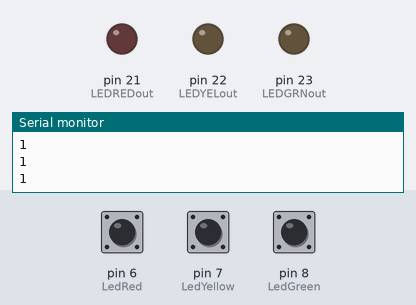
A sketch run on a simulated Arduino Mega 2560, built with avr-gcc and run on an emulated ATmega2560. On the bench: output pins drawn as LEDs (lit = HIGH), the last lines printed to the serial monitor. Inputs (shaded band) come from the test bench; at power-on: pin 6 (LedRed) HIGH, pin 7 (LedYellow) HIGH, pin 8 (LedGreen) HIGH.

Above: at 1.3 s.
1.4 s: pin 6 (LedRed) pulled LOW for 0.3 s
At 1.8 s:
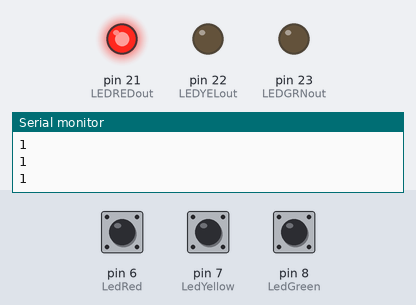
3.2 s: pin 7 (LedYellow) pulled LOW for 0.3 s
At 3.8 s:
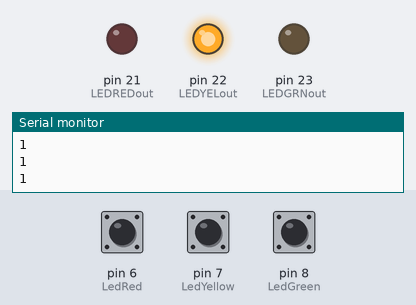
5.0 s: pin 8 (LedGreen) pulled LOW for 0.3 s
At 5.8 s:
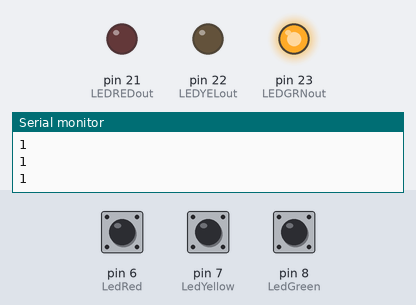
6.8 s: pin 6 (LedRed) pulled LOW for 1 s
At 7.4 s:
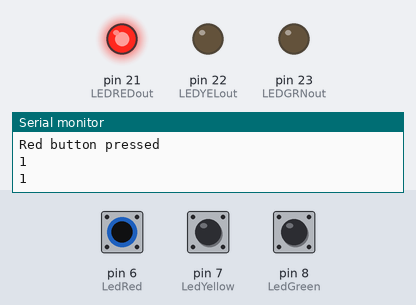
9.3 s: pin 7 (LedYellow) pulled LOW for 1 s
At 10.6 s:
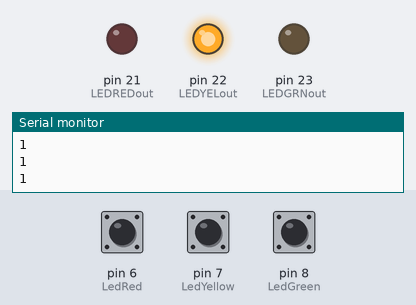
11.8 s: pin 6 (LedRed) driven LOW and pin 7 (LedYellow) driven LOW
Timing chart, 0 to 14.8 s (numbered marks = the images above; inputs shaded):
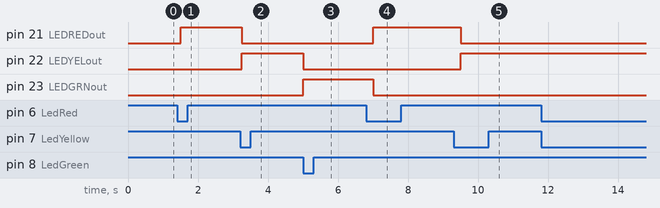

The sketch:

LedButtonsImplementation.ino
```cpp
//basic code that will light up LEDs in the buttons when the corresponding button is pressed
//make sure to connect wires correctly
//pins on buttons with +/- are used for LED, connect - to ground and + to pin on "EXTRA" connector
// bigger pins on buttons are for button, connect one to correct pin on button connector, other pin goes to ground

int LedRed = 6;
int LedYellow = 7;
int LedGreen = 8;
int LEDREDout = 21;    //second pin of extra connector
int LEDYELout = 22;    //third pin of extra connector
int LEDGRNout = 23;    //fourth pin of extra connector


void setup() {
  // put your setup code here, to run once:
  Serial.begin(9600);
  pinMode(LedRed, INPUT_PULLUP);
  pinMode(LedYellow, INPUT_PULLUP);
  pinMode(LedGreen, INPUT_PULLUP);
  pinMode(LEDREDout, OUTPUT);
  pinMode(LEDYELout, OUTPUT);
  pinMode(LEDGRNout, OUTPUT);

  digitalWrite(LEDREDout, LOW);
  digitalWrite(LEDYELout, LOW);
  digitalWrite(LEDGRNout, LOW);


}

void loop() {


  // put your main code here, to run repeatedly:
  int LedRedStatus = digitalRead(LedRed);
  int LedYellowStatus = digitalRead(LedYellow);
  int LedGreenStatus = digitalRead(LedGreen);

  if(LedRedStatus == 0){
    Serial.println("Red button pressed");
    digitalWrite(LEDYELout, LOW);
    digitalWrite(LEDGRNout, LOW);
    digitalWrite(LEDREDout, HIGH);
  }
  else{
      Serial.println(LedRedStatus);
  }

  if(LedYellowStatus == 0){
    Serial.println("Yellow button pressed");
    digitalWrite(LEDREDout, LOW);
    digitalWrite(LEDGRNout, LOW);
    digitalWrite(LEDYELout, HIGH);
  }
  else{
      Serial.println(LedYellowStatus);
  }

  if(LedGreenStatus == 0){
    Serial.println("Green button pressed");
    digitalWrite(LEDYELout, LOW);
    digitalWrite(LEDREDout, LOW);
    digitalWrite(LEDGRNout, HIGH);
  }
  else{
      Serial.println(LedGreenStatus);
  }
 // Serial.println(LedRedStatus);
  //Serial.println(LedYellowStatus, DEC );
  //Serial.println(LedGreenStatus, DEC);

  delay(250);

}
```

Measured:
- after the input at 1.4 s, pin 21 (LEDREDout): LOW → HIGH after 0.10 s
- after the input at 3.2 s, pin 21 (LEDREDout): HIGH → LOW after 0.05 s; pin 22 (LEDYELout): LOW → HIGH after 0.05 s
- after the input at 5.0 s, pin 22 (LEDYELout): HIGH → LOW at once; pin 23 (LEDGRNout): LOW → HIGH at once
- after the input at 6.8 s, pin 21 (LEDREDout): LOW → HIGH after 0.21 s; pin 23 (LEDGRNout): HIGH → LOW after 0.21 s
- after the input at 9.3 s, pin 21 (LEDREDout): HIGH → LOW after 0.21 s; pin 22 (LEDYELout): LOW → HIGH after 0.21 s
